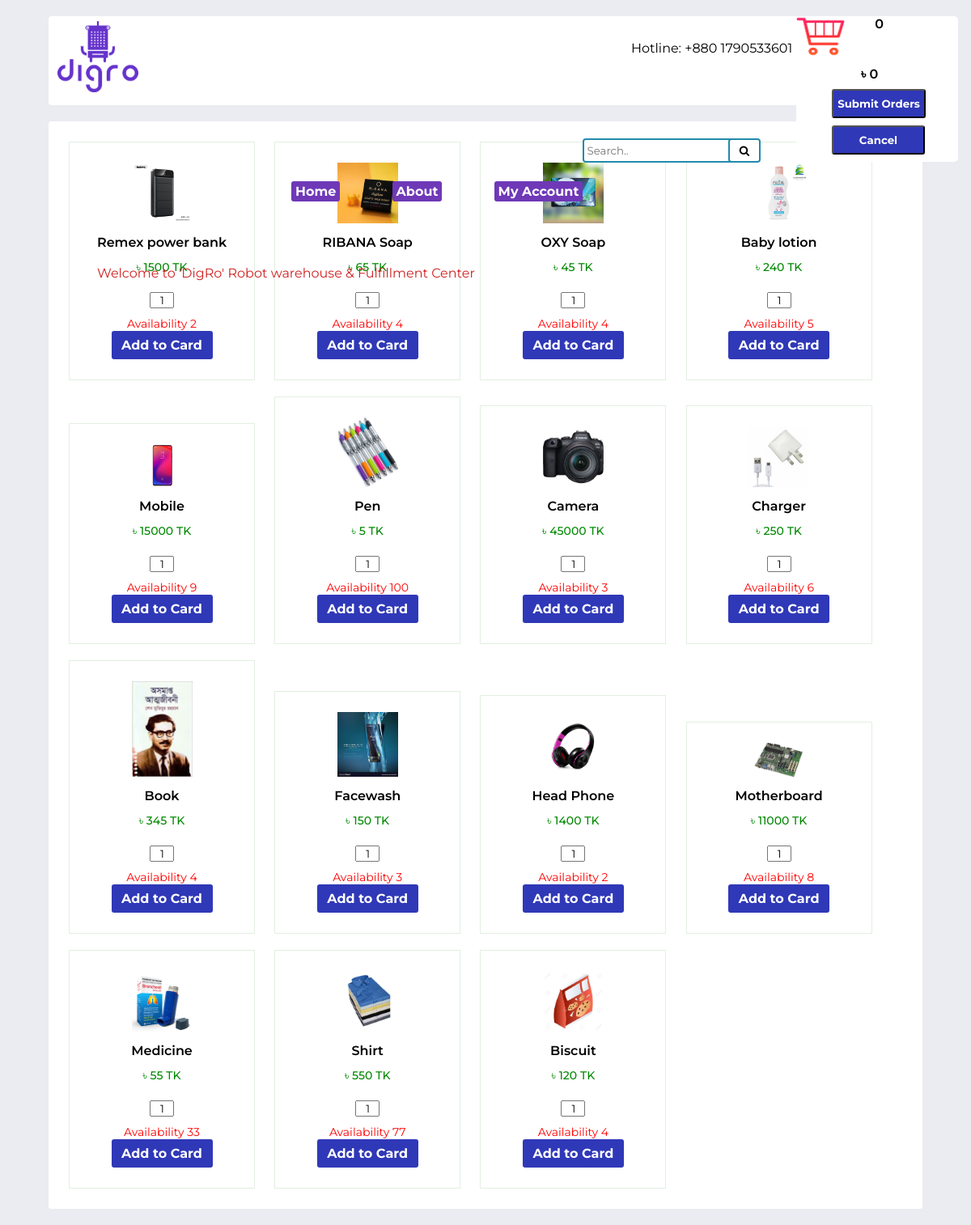
The app's page /index/ with its own data.
### DigRo/models.py (models this page shows)
class productdata(models.Model):
      product_data = models.JSONField()
      Image = models.ImageField(upload_to = 'product_image')

### DigRo/views.py (the view)
# urls.py: path("index/", views.index, name="index"),
def index(request):
    dests = productdata.objects.all()
    return render(request, "index.html", {"dests": dests})

### templates/index.html (shortened to what this page needs)
<!DOCTYPE html>
<html lang="en">
<head>
	{% load static %}
	<link rel="stylesheet" href="{% static 'styles1.css' %}">
	<link rel="stylesheet" href="https://cdnjs.cloudflare.com/ajax/libs/font-awesome/4.7.0/css/font-awesome.min.css">
</head>
<body>
<div class="wrapper">
	<div class="topheader">
		<div class="logo">
			{% load static %}
			<img src=" {% static 'logo.png' %}"  width="100" height="88" alt="logo">
		</div>
		<label class="hln">Hotline: +880 1790533601</label>
		<div class="labl">
		<label class="abt1">Home</label>
		<label class="abt2">About</label>
		<label class="abt3">My Account</label>
		</div>
		<input type="text" class="serch" placeholder=" Search.." id="serch1" name="serchid">
		<button class="btnl"><i class="fa fa-search"></i></button>
	</div>
	 <div class ="movetxt1">
		<div id="movetxt">Welcome to 'DigRo' Robot warehouse & Fulfillment Center</div>
		</div>
	<div class="view_main">
	<div class="view_wrap grid-view">
		{% for dest in dests %}
			<div class="view_item">
				<div class="vi_left">
					<img src="{{dest.Image.url}}" alt="">
				</div>
				<div class="vi_right">
					<p class="title" id=idf{{dest.id}}{{dest.product_data.name}}>{{dest.product_data.name}}</p>
					<p class="content" id=amf{{dest.id}}{{dest.product_data.name}}>৳ {{dest.product_data.Price}} TK</p>
					<input type="text" class="box" id=qnf{{dest.id}}{{dest.product_data.name}}  value="1" >
					<p class="Availability">Availability {{dest.product_data.Quantity}}</p>
					<div class="btn" id=bnf{{dest.id}}{{dest.product_data.name}}>Add to Card</div>
				</div>
			</div>
			{% endfor %}
		</div>
	</div>
<div class="cartsdatail">
	{% load static %}
  <img src="{% static  'cart.png' %}"  width="60" height="50">
  <input type="submit" class="submit" id="submitid" value="Submit Orders" >
  <button class="bCancel" id="Cancel">Cancel</button>
  <label class="tems" id="it" >0</label>
  <label class="amount" id="am">৳ 0</label>
</div>
</div>
{% load static %}
</body>
</html>

### statics/styles1.css (style rules this page uses)
* { list-style: none; font-family: 'Montserrat', sans-serif; margin: 0; padding: 0; box-sizing: border-box; }
body { background: #ebecf1; color: #bfb9b9; }
.view_item img { width: 75px; }
.wrapper { width: 90%; margin: 20px auto; border-radius: 10px; }
.topheader { background: #fff; width: 100%; height: 110px; margin: 20px auto; border-radius: 4px; }
.hln { color:#000; margin: 20px 0; width: auto; height: auto; display: inline-block; border-radius: 4px; box-sizing: border-box; position:absolute; left:65%; top:2%; }
.abt1,.abt2,.abt3 { width: 125px; background: #6f38b7; padding: 3px 5px; border-radius: 3px; color: #fff; text-align: center; font-weight: bold; cursor: pointer; }
.abt1 { position:relative; left:0%; top:2%; }
.abt2 { position:relative; left:25%; top:2%; }
.abt3 { position:relative; left:50%; top:2%; }
.labl { width: auto; height: 5px; display: inline-block; border-radius: 4px; box-sizing: border-box; position:absolute; left:30%; top:15%; }
.cartsdatail { width: 200px; height:180px; background: #fff; margin: 20px auto; border-radius: 5px; position:fixed; left:82%; top:0%; }
.submit { width: auto; background: #2f38b7; padding: 8px 5px; border-radius: 3px; color: #fff; text-align: center; font-weight: bold; cursor: pointer; position:relative; right:10%; top:35%; }
.bCancel { width: 115px; background: #2f38b7; padding: 8px 5px; border-radius: 3px; color: #fff; text-align: center; font-weight: bold; cursor: pointer; position:relative; left:22%; top:40%; }
.tems { color: #000; font-weight: 600; position:absolute; right:46%; top:0%; }
.amount { color: #000; font-weight: 600; position:absolute; left:40%; bottom:55%; }
.movetxt1 { width: auto; height: 5px; display: inline-block; border-radius: 4px; box-sizing: border-box; position:absolute; left:10%; bottom:78%; color: #d02222; }
.serch { margin: 20px 0; width: 200px; height: 30px; display: inline-block; border: 2px solid #228aad; border-radius: 4px; box-sizing: border-box; position:absolute; left:60%; top:10%; }
.btnl { width: 40px; height: 30px; background: #ffffff; margin: 20px 0; border: 2px solid #228aad; border-radius: 4px; text-align: center; font-weight: bold; cursor: pointer; position:absolute; left:75%; top:10%; }
.logo { width: auto; height: auto; position:relative; left:1%; top:5%; }
.view_main { background: #fff; border-radius: 3px; padding: 15px; }
.view_item .title { color: #000; font-weight: 600; }
.view_item .Availability { color: red; font-size: 14px; }
.view_item .content { margin: 10px 0; font-size: 14px; line-height: 22px; font-weight: 500; color: #080; }
.view_item .box { margin: 10px 0; width: 30px; height: 20px; padding-left: 1px; text-align: center; }
.view_item .btn { width: 125px; background: #2f38b7; padding: 8px 5px; border-radius: 3px; color: #fff; text-align: center; font-weight: bold; cursor: pointer; }
.grid-view { width: 100%; }
.grid-view .view_item { display: inline-block; border: 1px solid #e2efe1; width: 230px; padding: 25px; text-align: center; margin: 10px; }
.grid-view .view_item .vi_left { margin-bottom: 10px; }
.grid-view .view_item .btn { margin: 0 auto; }
#movetxt { animation: moving 7s infinite; -webkit-animation: moving 7s infinite; position:relative }

### records on screen
productdata: Image (picture), product_data.name "Remex power bank", product_data.Price "1500", product_data.Quantity "2"
productdata: Image (picture), product_data.name "RIBANA Soap", product_data.Price "65", product_data.Quantity "4"
productdata: product_data.name "OXY Soap", product_data.Price "45", product_data.Quantity "4"
productdata: Image (picture), product_data.name "Baby lotion", product_data.Price "240", product_data.Quantity "5"
productdata: Image (picture), product_data.name "Mobile", product_data.Price "15000", product_data.Quantity "9"
productdata: Image (picture), product_data.name "Pen", product_data.Price "5", product_data.Quantity "100"
productdata: Image (picture), product_data.name "Camera", product_data.Price "45000", product_data.Quantity "3"
productdata: Image (picture), product_data.name "Charger", product_data.Price "250", product_data.Quantity "6"
productdata: Image (picture), product_data.name "Book", product_data.Price "345", product_data.Quantity "4"
productdata: Image (picture), product_data.name "Facewash", product_data.Price "150", product_data.Quantity "3"
productdata: Image (picture), product_data.name "Head Phone", product_data.Price "1400", product_data.Quantity "2"
productdata: Image (picture), product_data.name "Motherboard", product_data.Price "11000", product_data.Quantity "8"
productdata: Image (picture), product_data.name "Medicine", product_data.Price "55", product_data.Quantity "33"
productdata: Image (picture), product_data.name "Shirt", product_data.Price "550", product_data.Quantity "77"
productdata: Image (picture), product_data.name "Biscuit", product_data.Price "120", product_data.Quantity "4"
